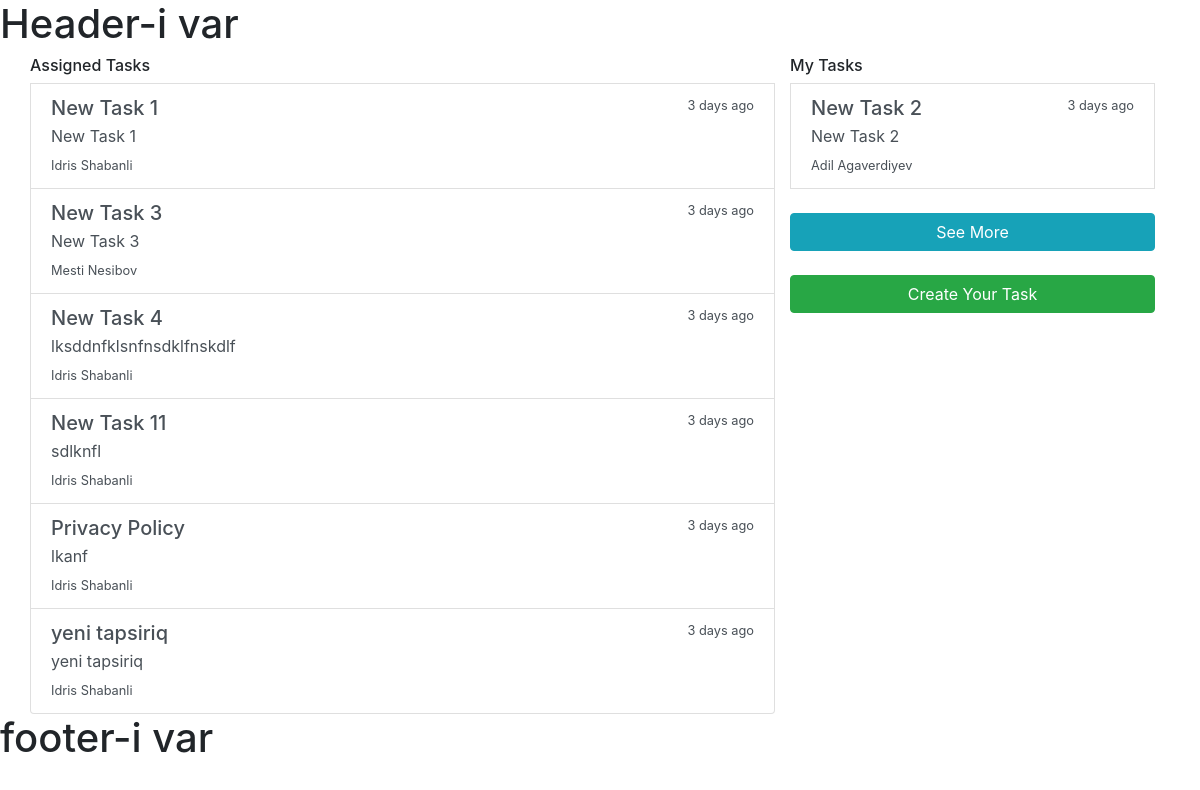
The page /tasks/ (signed in) on the database its author committed.
### todo/models.py (models this page shows, shortened)
class Task(models.Model):
    owner = models.ForeignKey(User, on_delete=models.CASCADE, related_name='owners')
    assigned_to = models.ManyToManyField(User, related_name='assigneds')
    title = models.CharField('Title', max_length=50)
    description = models.TextField()
    deadline = models.DateTimeField()
    complated = models.BooleanField(default=False)
    created_at = models.DateTimeField(auto_now_add=True)
    updated_at = models.DateTimeField(auto_now=True)

### todo/views.py (the view)
# urls.py: path('tasks/', TaskList.as_view(), name='tasks'),
class TaskList(LoginRequiredMixin, ListView):
    model = Task
    template_name = 'tasks.html'
    context_object_name = 'task_list'
    def get_queryset(self):
        return self.model.objects.filter(assigned_to=self.request.user)
    def get_context_data(self, *args, **kwargs):
        context = super().get_context_data(*args, **kwargs)
        context['my_tasks'] = self.model.objects.filter(owner=self.request.user)[:3]
        return context

### todo/templates/tasks.html
{% extends 'base.html' %}
{% block content %}
<div class="row">
<div class="col-md-8 list-group">
    <h6>Assigned Tasks</h6>
        {% for task in task_list %}
        <a href="#" class="list-group-item list-group-item-action flex-column align-items-start">
          <div class="d-flex w-100 justify-content-between">
            <h5 class="mb-1">{{task.title }}</h5>
            <small>3 days ago</small>
          </div>
          <p class="mb-1">{{task.description }}</p>
          <small>{{task.owner.first_name}} {{task.owner.last_name}}</small>
        </a>
        {% endfor %}
      </div>
      <div class="col-md-4 list-group">
            <h6>My Tasks</h6>
            {% for task in my_tasks %}
            <a href="#" class="list-group-item list-group-item-action flex-column align-items-start">
                    <div class="d-flex w-100 justify-content-between">
                      <h5 class="mb-1">{{task.title }}</h5>
                      <small>3 days ago</small>
                    </div>
                    <p class="mb-1">{{task.description }}</p>
                    <small>{{task.owner.first_name}} {{task.owner.last_name}}</small>
                  </a>
            {% endfor %}
            <br>
            <a class="btn btn-info" href="">See More</a>
            <br>
        <a class="btn btn-success" href="{% url 'todo:create_task' %}">Create Your Task</a>
          </div>
    </div>
{% endblock %}

### todo/templates/base.html (shortened to what this page needs)
<!DOCTYPE html>
{% load static %}
<html lang="en">
<head>
        <head>
        <link href="{% static 'css/bootstrap.min.css' %}" rel="stylesheet">
</head>
<body {% block body_class %} {% endblock %}>
    {% block full_content %}
        <h1>Header-i var</h1>
        <section class="container">
        {% block content %}{% endblock %}
        </section>
        <h1>footer-i var</h1>
    {% endblock %}
</body>
</html>

### rows shown on the page
Task: title "New Task 1", description "New Task 1", owner.first_name "Idris", owner.last_name "Shabanli"
Task: title "New Task 3", description "New Task 3", owner.first_name "Mesti", owner.last_name "Nesibov"
Task: title "New Task 4", description "lksddnfklsnfnsdklfnskdlf", owner.first_name "Idris", owner.last_name "Shabanli"
Task: title "New Task 11", description "sdlknfl", owner.first_name "Idris", owner.last_name "Shabanli"
Task: title "Privacy Policy", description "lkanf", owner.first_name "Idris", owner.last_name "Shabanli"
Task: title "yeni tapsiriq", description "yeni tapsiriq", owner.first_name "Idris", owner.last_name "Shabanli"
Task: title "New Task 2", description "New Task 2", owner.first_name "Adil", owner.last_name "Agaverdiyev"
